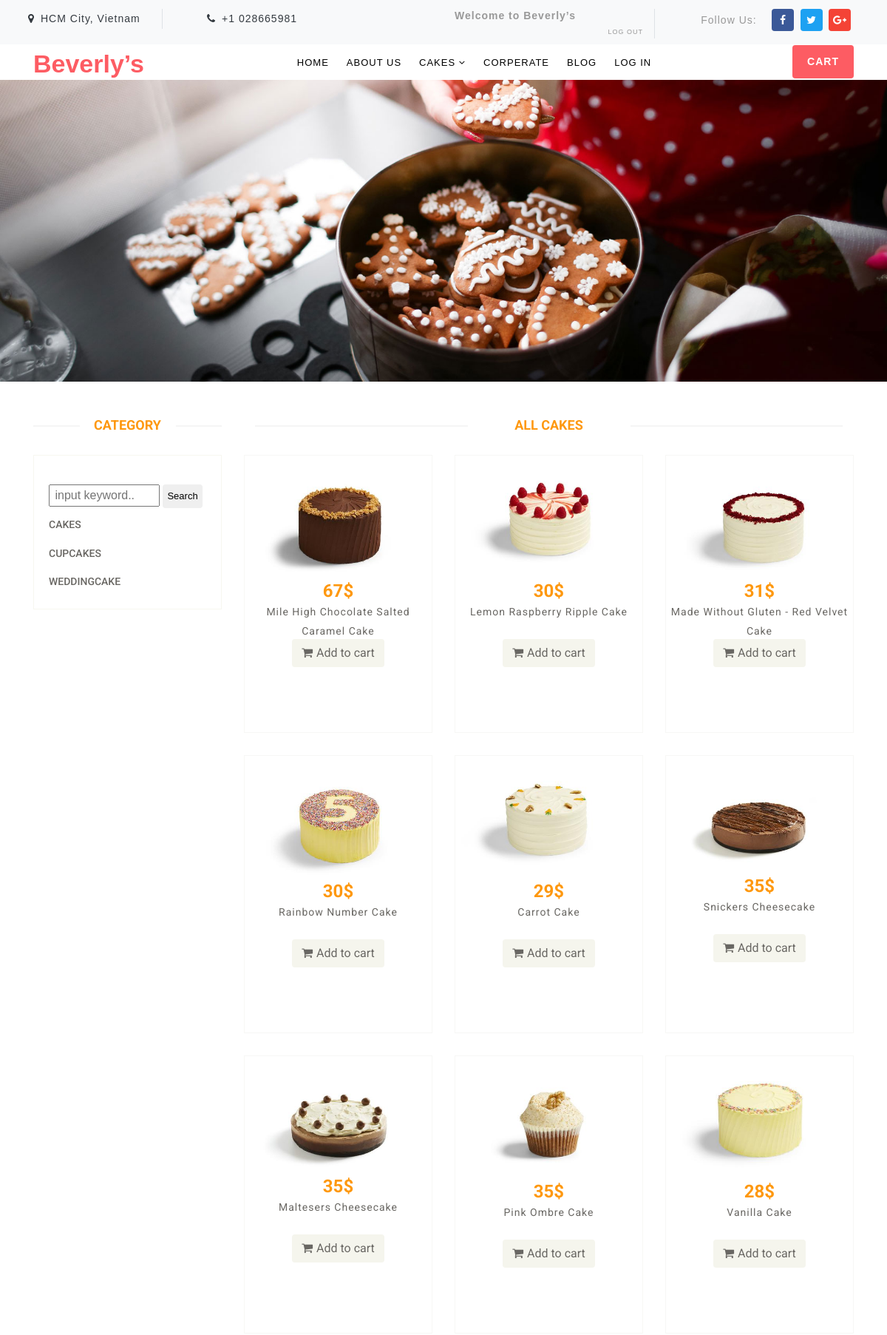
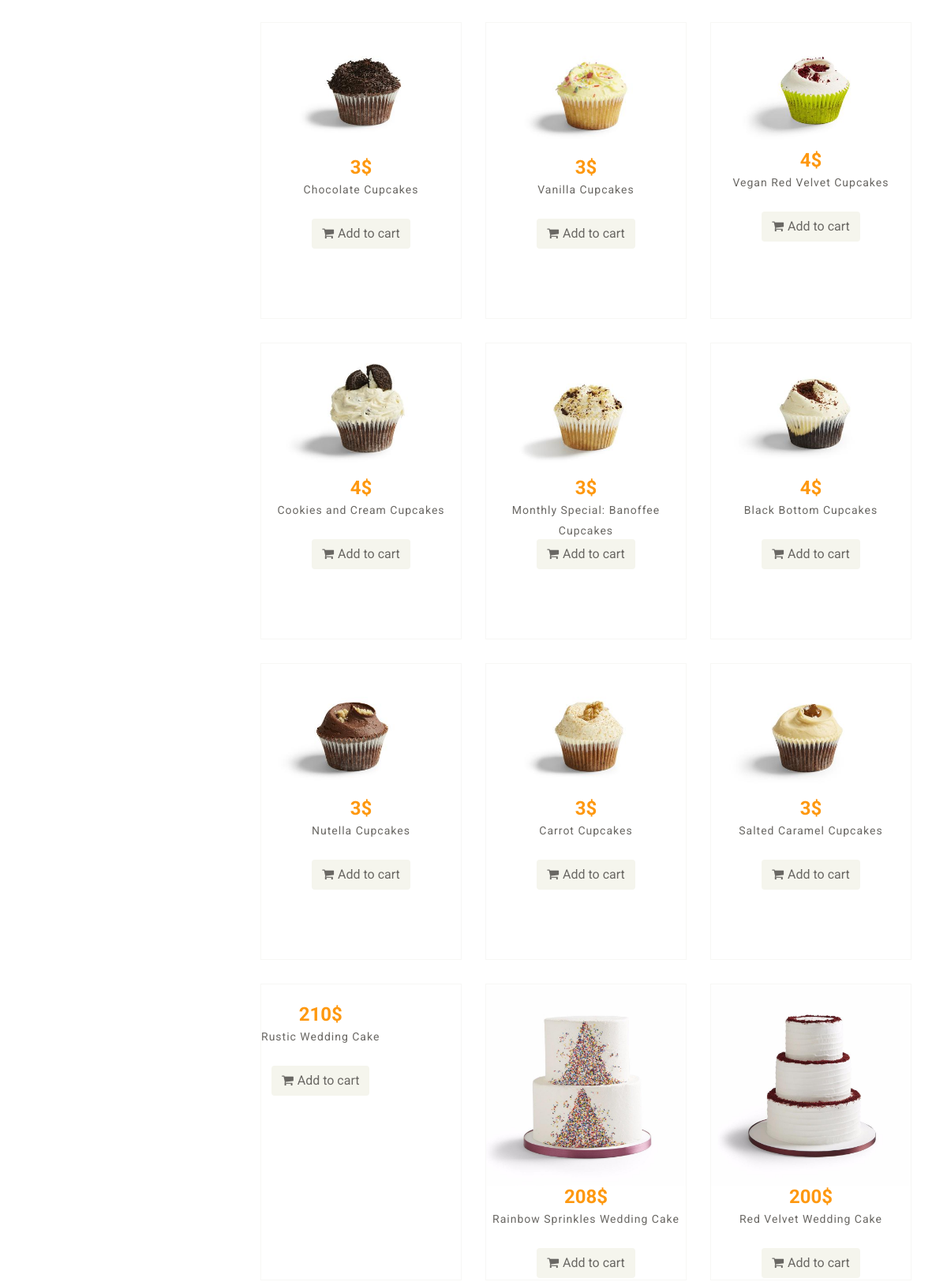
The page /product.php (upper part) on the database its author committed (2 pictures, top to bottom).
### tables this page shows
CREATE TABLE `catalog` (
  `id` int(11) NOT NULL,
  `products_log` varchar(50) NOT NULL
);

CREATE TABLE `product` (
  `id` int(11) NOT NULL,
  `calalog_id` int(11) NOT NULL,
  `name` varchar(50) NOT NULL,
  `price` int(11) NOT NULL,
  `image_link` varchar(100) NOT NULL,
  `description` varchar(800) NOT NULL
);

### product/right/allproduct.php (the view)
<?php
	$result = mysql_query("SELECT  * FROM product");
 ?>
<div class="features_items">
						<h2 class="title text-center"> All Cakes</h2>
						<div class="row">
						<?php
									while($row = mysql_fetch_array($result)) { ?>
							<div class="col-sm-4" >
								<div class="product-image-wrapper">
								<div class="single-products">
									<div class="productinfo text-center">
										<a href="product.php?view=productdetail&id=<?php echo $row['id'] ?>"><img src="images/cakes/<?php echo $row['image_link'] ?>" alt=""> </a>
										<h2><?php echo $row['price']?>$</h2>
										<p><?php echo $row['name'] ?></p>
										<a href="xuly/addsp.php?id=<?php echo $row['id'] ?> " class="btn btn-default add-to-cart"><i class="fa fa-shopping-cart"></i>Add to cart</a>
									</div>
								</div>
							</div>
							</div>
	<?php } ?>
						</div>
</div>

### product.php (shortened to what this page needs)
<!DOCTYPE html>
<html>
<head>
	<link rel="stylesheet" href="css/bootstrap.css">
	<link rel="stylesheet" href="css/style.css" type="text/css" media="all" />
	<link rel="stylesheet" href="css/main.css" type="text/css" media="all" />
	<link href="css/font-awesome.min.css" rel="stylesheet">
</head>
	<body>
		<?php include 'modules/header.php'; ?>
		<div class="main-body">
			<div class="left-menu">
				<section>
					<div class="container">
						<br>
						<br>
						<div class="row">
							<?php
							include("product/content.php") ?>
						</div>
					</div>
			</div>
		</body>
		</html>

### modules/header.php (shortened to what this page needs)
<!DOCTYPE html>
<html>
<head>
	<link rel="stylesheet" href="css/bootstrap.css">
	<link rel="stylesheet" href="css/style.css" type="text/css"  />
	<link href="css/font-awesome.min.css" rel="stylesheet">
</head>
<body>
	<header id="home">
		<div class="top-bar py-2 bg-li">
			<div class="container">
				<div class="row">
					<div class="col-xl-6 col-lg-5 top-social-w3pvt-am mt-lg-1 mb-md-0 mb-1 text-lg-left text-center">
						<div class="row">
							<div class="col-xl-4 col-6 header-top_w3layouts border-right">
								<p class="text-bl">
									<span class="fa fa-map-marker mr-2"></span>HCM City, Vietnam
								</p>
							</div>
							<div class="col-xl-4 col-6 header-top_w3layouts text-md-right">
								<p class="text-bl">
									<span class="fa fa-phone mr-2"></span>+1 028665981
								</p>
							</div>
							<div class="col-xl-4"></div>
						</div>
					</div>
					<div class="col-xl-6 col-lg-7 top-social-w3pvt-am mt-lg-0 mt-2">
						<div class="row">
							<div class="col-6 top-w3layouts">
								<b><p>Welcome<?php
								echo (!empty($_SESSION ['username']) ) ? '! ' .$_SESSION ['username'] : ' to Beverly’s'; ?></b></p>
								<a href="xuly/dologout.php"><p style="font-size: 9px;text-align: right;"> LOG OUT</p></a>
							</div>
							<div class="col-6 border-left mt-lg-1 socila-brek text-md-right text-center">
								<ul class="top-right-info">
									<li>
										<p class="par-so mr-3">Follow Us:</p>
									</li>
									<li class="mr-1 soci-effe facebook" >
										<a href="http://facebook.com"  target="_blank">
											<span class="fa fa-facebook-f"></span>
										</a>
									</li>
									<li class="mr-1 soci-effe twitter">
										<a href="http://twitter.com" target="_blank">
											<span class="fa fa-twitter"></span>
										</a>
									</li>
									<li class="mr-1 soci-effe google-plus">
										<a href="http://google.com"  target="_blank">
											<span class="fa fa-google-plus"></span>
										</a>
									</li>
								</ul>
							</div>
						</div>
					</div>
				</div>
			</div>
		</div>
	</header>
	<div class="main-top">
		<div class="container d-lg-flex justify-content-between align-items-center">
			<h1 class="logo-style-res float-left">
				<a class="navbar-brand" href="index.php">
					<img src="#" alt="" class="img-fluid logo-img mt-1">Beverly’s
				</a>
			</h1>
			<div class="  mx-lg-auto">
				<nav>
					<ul class="menu mx-lg-auto">
						<li><a href="index.php" class="active">Home</a></li>
						<li><a href="about.php">About Us</a></li>
						<li>
							<a href="product.php">Cakes <span class="fa fa-angle-down" aria-hidden="true"></span></a>
					</li>
					<li><a href="contact.php">Corperate</a></li>
					<li><a href="blog.php">Blog</a></li>
					<li><a href="login.php">Log in</a></li>
				</ul>
			</nav>
		</div>
		<div class="text-center">
			<a href="listcart.php" class="login-button-2 text-uppercase text-wh mt-lg-0 mt-2">Cart   </a>
		</div>
	</div>
</div>
<div id="homepage-slider" class="st-slider">
	<div class="images">
		<div class="images-inner">
			<div class="image-slide">
				<div class="banner-w3ls-1">
				</div>
			</div>
		</div>
	</div>
</div>
</body>
</html>

### product/content.php
<div class="col-sm-3">
	<div class="left-sidebar">
		<?php include("product/left/catalog.php") ?>
	</div>
</div>
<div class="col-sm-9 padding-right">
	<?php
		if (isset($_GET['view'])) {
			$tam = $_GET['view'];
		} else {
			$tam = "";
		}
		 if ($tam === 'productcatalog') {
		 	include('product/right/productcatalog.php');
		 }elseif ($tam === 'productdetail'){
		 	include('product/right/productdetail.php');
		 }elseif (isset($_POST['search'])){
		 	include('product/right/search.php');
		 }elseif ($tam === 'cart'){
		 	include('product/right/list_cart.php');
		 } else {
		 	include('product/right/allproduct.php');
		 }
	?>
</div>

### product/left/catalog.php
<?php
$result = mysql_query("SELECT * FROM catalog");
?>
<h2>Category</h2>
<div class="panel-group category-products" id="accordian">
	<br>
	<div class="panel panel-default">
		<form action="product.php" method="post" accept-charset="utf-8">
		<div class="formsearch" style="margin-left: 20px;display: inline-block;">
			<input  type="text" class="" name="searchtext" style="width:150px;" id="search" value="" placeholder=" input keyword..">
 		 <input class="btn btn-default" name="search" type="submit" value="Search" style="padding: 5px;font-size: 13px;">
		</form>
		</div>
		<?php
		while($row = mysql_fetch_array($result)) { ?>
			<div class="panel-heading">
				<h4 class="panel-title"><a href="product.php?view=productcatalog&id=<?php echo $row['id'] ?> "> <?php echo $row['products_log']; ?> </a></h4>
			</div>
		<?php } ?>
	</div>
</div>

### css/style.css (style rules this page uses)
body { padding: 0; margin: 0; background: #FFF; font-family: 'Nunito', sans-serif; }
body button, .btn, body a { transition: 0.5s all; -webkit-transition: 0.5s all; -moz-transition: 0.5s all; -o-transition: 0.5s all; -ms-transition: 0.5s all; }
html { scroll-behavior: smooth; }
h1, h2, h3, h4, h5, h6 { margin: 0; padding: 0; font-family: 'Nunito', sans-serif; }
p { margin: 0; padding: 0; font-size: 15px; letter-spacing: 1px; line-height: 1.9; color: #999; }
ul, ol { margin: 0; padding: 0; }
.text-bl { color: #343a40; }
.text-wh { color: #fff; }
.bg-li { background: #f8f9fa; }
.header-top_w3layouts { padding: 0 .5em; }
.par-so { font-size: 14px; }
.top-right-info span { color: #fff; line-height: 2.2; font-size: 14px; }
.top-right-info li.soci-effe { width: 30px; height: 30px; text-align: center; -webkit-border-radius: 4px; -o-border-radius: 4px; -ms-border-radius: 4px; -moz-border-radius: 4px; border-radius: 4px; transition: 0.5s all; -webkit-transition: 0.5s all; -moz-transition: 0.5s all; -o-transition: 0.5s all; -ms-transition: 0.5s all; }
.top-right-info li.facebook { background: #3b5998; }
.top-right-info li.twitter { background: #1da1f2; }
.top-right-info li.google-plus { background: #F44336; }
.top-right-info li { display: inline-block; }
.header-top_w3layouts p, .header-w3layouts p, .top-w3layouts p { font-size: 14px; }
nav { margin: 0; padding: 0; }
nav:after { content: ""; display: table; clear: both; }
nav ul { float: right; padding: 0; margin: 0; list-style: none; position: relative; }
nav ul li { margin: 0px; display: inline-block; float: left; }
nav a { margin: 0 12px; color: #000; font-size: 13px; letter-spacing: 1px; font-weight: 400; text-transform: uppercase; }
li>a:only-child:after { content: ''; }
a.navbar-brand { font-size: 34px; padding: 0; font-weight: bold; color: #fd5c63; }
a.login-button-2 { letter-spacing: 1px; font-size: 14px; background: #fd5c63; padding: 12px 20px; display: inline-block; -webkit-border-radius: 4px; -o-border-radius: 4px; -ms-border-radius: 4px; -moz-border-radius: 4px; border-radius: 4px; font-weight: 600; margin-top: 10px; }
.images { overflow: hidden; top: 0; bottom: 0; left: 0; right: 0; width: 100%; }
.images-inner { width: 500%; transition: all 800ms cubic-bezier(0.770, 0.000, 0.175, 1.000); transition-timing-function: cubic-bezier(0.770, 0.000, 0.175, 1.000); }
.image-slide { width: 20%; float: left; }
.image-slide, .fake-radio, .radio-btn { transition: all 0.5s ease-out; }
.st-slider>#play1:checked~.images .images-inner { animation: slide 12300ms infinite; }
.banner-w3ls-1, .banner-w3ls-2, .banner-w3ls-3 { min-height: 34vw; }
.banner-w3ls-1 { background: url(../images/1.jpg) no-repeat center; background-size: cover; -webkit-background-size: cover; -moz-background-size: cover; -o-background-size: cover; -ms-background-size: cover; }

### product.php (style rules this page uses)
.features_items .single-products { margin: 0px; float: left; }
.padding-right .productinfo { height: 374px; }
.padding-right .productinfo p { font-size: 14px; text-align: center; height: 50px; }

### rows shown on the page
catalog: products_log "CAKES"
catalog: products_log "CUPCAKES"
catalog: products_log "WEDDINGCAKE"
product: image_link (picture), price "67", name "Mile High Chocolate Salted Caramel Cake"
product: image_link (picture), price "30", name "Lemon Raspberry Ripple Cake"
product: image_link (picture), price "31", name "Made Without Gluten - Red Velvet Cake"
product: image_link (picture), price "30", name "Rainbow Number Cake"
product: image_link (picture), price "29", name "Carrot Cake"
product: image_link (picture), price "35", name "Snickers Cheesecake"
product: image_link (picture), price "35", name "Maltesers Cheesecake"
product: image_link (picture), price "35", name "Pink Ombre Cake"
product: image_link (picture), price "28", name "Vanilla Cake"
product: image_link (picture), price "3", name "Chocolate Cupcakes"
product: image_link (picture), price "3", name "Vanilla Cupcakes"
product: image_link (picture), price "4", name "Vegan Red Velvet Cupcakes"
product: image_link (picture), price "4", name "Cookies and Cream Cupcakes"
product: image_link (picture), price "3", name "Monthly Special: Banoffee Cupcakes"
product: image_link (picture), price "4", name "Black Bottom Cupcakes"
product: image_link (picture), price "3", name "Nutella Cupcakes"
product: image_link (picture), price "3", name "Carrot Cupcakes"
product: image_link (picture), price "3", name "Salted Caramel Cupcakes"
product: price "210", name "Rustic Wedding Cake"
product: image_link (picture), price "208", name "Rainbow Sprinkles Wedding Cake"
product: image_link (picture), price "200", name "Red Velvet Wedding Cake"
